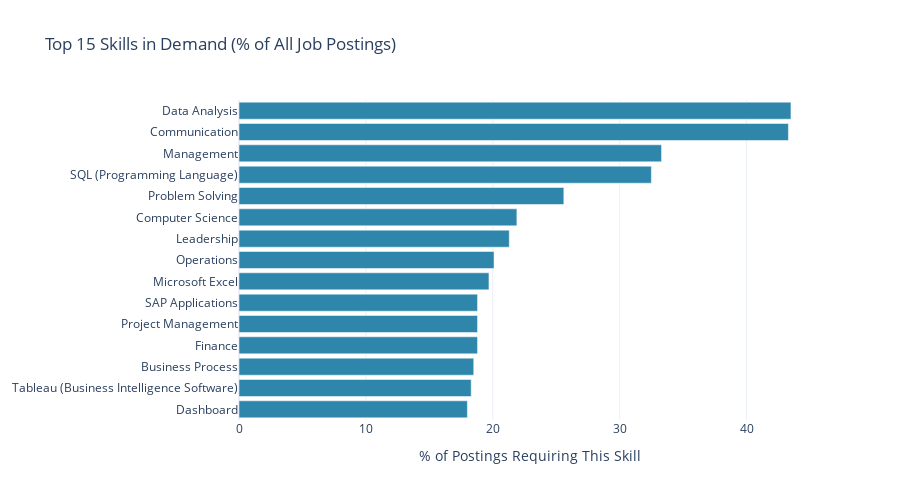

The notebook cell saved with this chart:
### Code cell
# Extract skills
def extract_skills(skills_series):
    all_skills = []
    for skills in skills_series.dropna():
        if isinstance(skills, str) and skills not in ['Not Listed', '']:
            all_skills.extend([s.strip() for s in skills.split(',')])
    return Counter(all_skills)

# General skills
skill_counts = extract_skills(df['SKILLS_NAME'])
top_skills = pd.DataFrame(skill_counts.most_common(15), columns=['Skill', 'Count'])
top_skills['Percentage'] = (top_skills['Count'] / len(df) * 100).round(1)

# Software skills
software_counts = extract_skills(df['SOFTWARE_SKILLS_NAME'])
top_software = pd.DataFrame(software_counts.most_common(10), columns=['Software', 'Count'])
top_software['Percentage'] = (top_software['Count'] / len(df) * 100).round(1)

# Combined visualization
fig = go.Figure()

fig.add_trace(go.Bar(
    y=top_skills['Skill'],
    x=top_skills['Percentage'],
    orientation='h',
    marker_color='#2E86AB',
    name='General Skills'
))

fig.update_layout(
    title='Top 15 Skills in Demand (% of All Job Postings)',
    xaxis_title='% of Postings Requiring This Skill',
    yaxis={'categoryorder': 'total ascending'},
    template='plotly_white',
    height=500,
    showlegend=False
)
fig.write_image('figures/top_skills.png', scale=2)
fig.show()

# Print top software
print("\nTop 10 Software/Technical Skills:")
for i, row in top_software.iterrows():
    print(f"  {i+1}. {row['Software']}: {row['Percentage']}%")

### Figure 1 — Plotly figure (JSON) as saved in the notebook; plotly's stock layout.template omitted (floating-point values rounded to 4 significant figures)
{"data": [{"marker": {"color": "#2E86AB"}, "name": "General Skills", "orientation": "h", "type": "bar", "x": [43.5, 43.3, 33.3, 32.5, 25.6, 21.9, 21.3, 20.1, 19.7, 18.8, 18.8, 18.8, 18.5, 18.3, 18.0], "y": ["Data Analysis", "Communication", "Management", "SQL (Programming Language)", "Problem Solving", "Computer Science", "Leadership", "Operations", "Microsoft Excel", "Finance", "Project Management", "SAP Applications", "Business Process", "Tableau (Business Intelligence Software)", "Dashboard"]}], "layout": {"height": 500, "showlegend": false, "title": {"text": "Top 15 Skills in Demand (% of All Job Postings)"}, "xaxis": {"title": {"text": "% of Postings Requiring This Skill"}}, "yaxis": {"categoryorder": "total ascending"}}}
